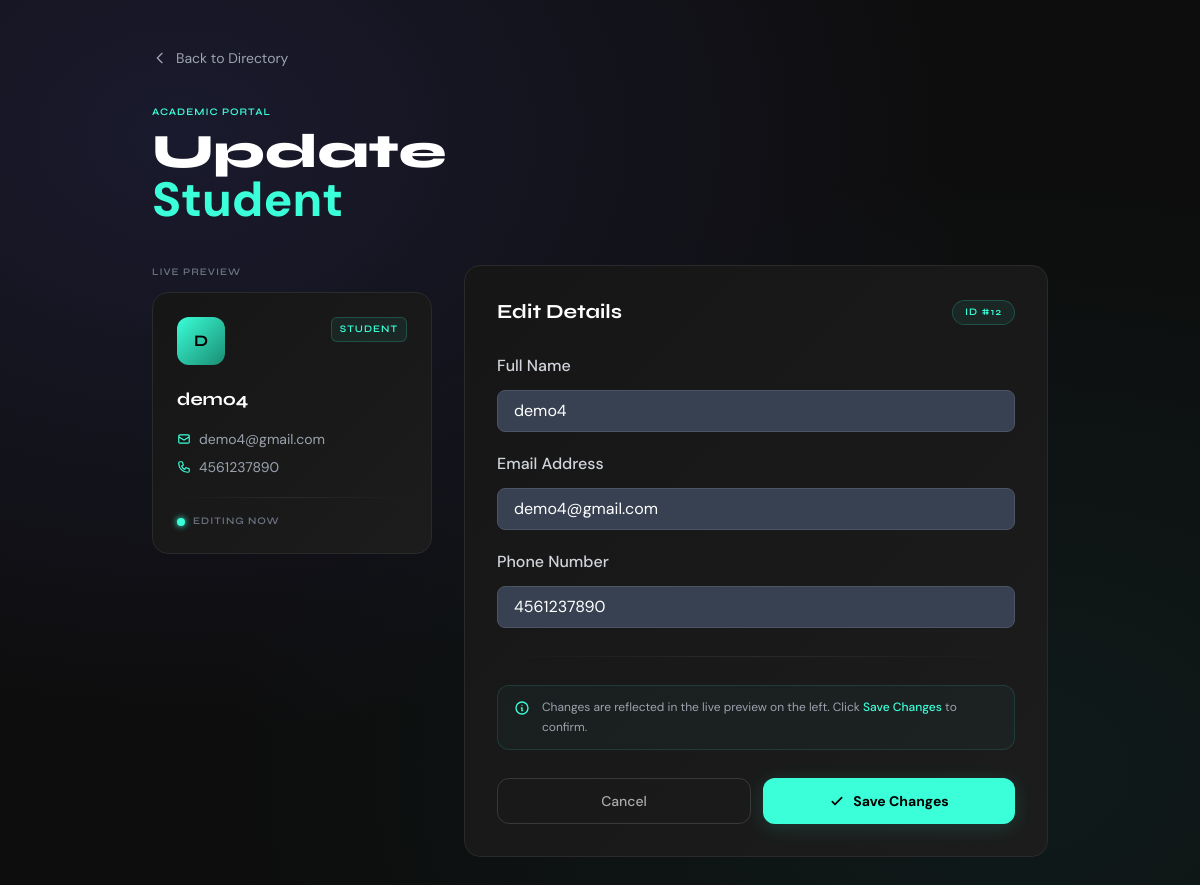
/student/update_student/12, run on the app's committed database.
### student/models.py (models this page shows)
class Student(models.Model):
    name = models.CharField(max_length=100)
    email = models.EmailField()
    phone_number = models.CharField(max_length=13)

### student/views.py (the view)
# urls.py: path("update_student/<int:student_id>", views.update_student, name="update_student")
def update_student(request, student_id):
    student = Student.objects.get(id = student_id)
    if request.method == "POST":
      student.name = request.POST.get("input_name")
      student.email = request.POST.get("input_email")
      student.phone_number = request.POST.get("input_phone")
      student.save()
      return redirect("student_home")
    parameters = {
       "student": student
    }
    return render( request,"student/update_student.html", parameters)

### templates/student/update_student.html (shortened to what this page needs)
<!DOCTYPE html>
<html lang="en">
<head>
  <script src="https://cdn.tailwindcss.com"></script>
</head>
<body class="px-4 py-12">
  <div class="max-w-4xl mx-auto mb-8 slide-up" style="animation-delay:0s">
    <a href="{% url 'student_home' %}" class="inline-flex items-center gap-2 text-sm text-gray-400 hover:text-[#3affd8] transition-colors group">
      <svg xmlns="http://www.w3.org/2000/svg" class="w-4 h-4 group-hover:-translate-x-1 transition-transform" fill="none" viewBox="0 0 24 24" stroke="currentColor" stroke-width="2">
        <path stroke-linecap="round" stroke-linejoin="round" d="M15 19l-7-7 7-7"/>
      </svg>
      Back to Directory
    </a>
  </div>
  <div class="max-w-4xl mx-auto mb-10 slide-up" style="animation-delay:0.04s">
    <p class="tag text-[#3affd8] mb-2 tracking-widest">ACADEMIC PORTAL</p>
    <h1 class="text-4xl md:text-5xl font-extrabold text-white leading-none" style="font-family:'Syne',sans-serif">
      Update<br/><span class="text-[#3affd8]">Student</span>
    </h1>
  </div>
  <div class="max-w-4xl mx-auto grid grid-cols-1 md:grid-cols-[280px_1fr] gap-8 items-start">
    <div class="slide-up" style="animation-delay:0.1s">
      <p class="tag text-gray-500 mb-3 tracking-widest">LIVE PREVIEW</p>
      <div class="student-card rounded-2xl p-6">
        <div class="flex items-start justify-between mb-5">
          <div id="preview-avatar" class="avatar w-12 h-12 rounded-xl flex items-center justify-center text-base text-black">
            {{ student.name|slice:":1"|upper }}
          </div>
          <span class="tag bg-[#3affd810] text-[#3affd8] border border-[#3affd830] px-2 py-1 rounded-md tracking-widest">STUDENT</span>
        </div>
        <h2 id="preview-name" class="text-lg font-bold text-white mb-4" style="font-family:'Syne',sans-serif">{{ student.name }}</h2>
        <div class="space-y-2 mb-5">
          <div class="flex items-center gap-2 text-gray-400 text-sm">
            <svg xmlns="http://www.w3.org/2000/svg" class="w-3.5 h-3.5 text-[#3affd8] shrink-0" fill="none" viewBox="0 0 24 24" stroke="currentColor">
              <path stroke-linecap="round" stroke-linejoin="round" stroke-width="2" d="M3 8l7.89 5.26a2 2 0 002.22 0L21 8M5 19h14a2 2 0 002-2V7a2 2 0 00-2-2H5a2 2 0 00-2 2v10a2 2 0 002 2z"/>
            </svg>
            <span id="preview-email" class="truncate">{{ student.email }}</span>
          </div>
          <div class="flex items-center gap-2 text-gray-400 text-sm">
            <span id="preview-phone">{{ student.phone_number }}</span>
          </div>
        </div>
        <hr class="divider mb-4"/>
        <div class="flex items-center gap-2">
          <div class="w-2 h-2 rounded-full bg-[#3affd8]" style="box-shadow:0 0 6px #3affd8"></div>
          <span class="tag text-gray-500 tracking-widest">EDITING NOW</span>
        </div>
      </div>
    </div>
    <form method="POST">
      <div class="slide-up form-card rounded-2xl p-8" style="animation-delay:0.18s">
        <div class="flex items-center justify-between mb-7">
          <h2 class="text-xl font-bold text-white" style="font-family:'Syne',sans-serif">Edit Details</h2>
          <span class="tag bg-[#3affd810] text-[#3affd8] border border-[#3affd830] px-3 py-1 rounded-full tracking-widest">ID #{{ student.id }}</span>
        </div>
        <div class="space-y-5">
          <div>
            <div class="flex items-center justify-between mb-2">
              <label class="block text-gray-300 font-medium mb-1">Full Name</label>
            </div>
            <div class="field-group" id="group-name">
              <input
                id="input-name"
                name="input_name"
                type="text"
                value="{{ student.name }}"
                placeholder="Enter student name"
                class="w-full px-4 py-2 bg-gray-700 border border-gray-600 text-white placeholder-gray-500 rounded-lg focus:ring-2 focus:ring-blue-400 focus:outline-none"
                required
                oninput="handleInput('name', this.value)"
              />
            </div>
          </div>
          <div>
            <div class="flex items-center justify-between mb-2">
              <label class="block text-gray-300 font-medium mb-1">Email Address</label>
            </div>
            <div class="field-group" id="group-email">
              <input
                id="input-email"
                name="input_email"
                type="email"
                value="{{ student.email }}"
                placeholder="Enter email"
                class="w-full px-4 py-2 bg-gray-700 border border-gray-600 text-white placeholder-gray-500 rounded-lg focus:ring-2 focus:ring-blue-400 focus:outline-none"
                required
                oninput="handleInput('email', this.value)"
              />
            </div>
          </div>
          <div>
            <div class="flex items-center justify-between mb-2">
              <label class="block text-gray-300 font-medium mb-1">Phone Number</label>
            </div>
            <div class="field-group" id="group-phone">
              <input
                id="input-phone"
                name="input_phone"
                type="tel"
                value="{{ student.phone_number }}"
                placeholder="Enter phone number"
                class="w-full px-4 py-2 bg-gray-700 border border-gray-600 text-white placeholder-gray-500 rounded-lg focus:ring-2 focus:ring-blue-400 focus:outline-none"
                required
                oninput="handleInput('phone', this.value)"
              />
            </div>
          </div>
        </div>
        <hr class="divider my-7"/>
        <div class="flex items-start gap-3 bg-[#3affd808] border border-[#3affd820] rounded-xl px-4 py-3 mb-7">
          <svg xmlns="http://www.w3.org/2000/svg" class="w-4 h-4 text-[#3affd8] shrink-0 mt-0.5" fill="none" viewBox="0 0 24 24" stroke="currentColor" stroke-width="2">
            <path stroke-linecap="round" stroke-linejoin="round" d="M13 16h-1v-4h-1m1-4h.01M21 12a9 9 0 11-18 0 9 9 0 0118 0z"/>
          </svg>
          <p class="text-xs text-gray-400 leading-relaxed">Changes are reflected in the live preview on the left. Click <span class="text-[#3affd8] font-medium">Save Changes</span> to confirm.</p>
        </div>
        <div class="flex gap-3">
          <a href="{% url 'student_home' %}" class="btn-cancel flex-1 rounded-xl py-3 text-sm font-medium text-center">
            Cancel
          </a>
          <button type="submit" class="btn-save flex-1 rounded-xl py-3 text-sm flex items-center justify-center gap-2">
            <svg xmlns="http://www.w3.org/2000/svg" class="w-4 h-4" fill="none" viewBox="0 0 24 24" stroke="currentColor" stroke-width="2.5">
              <path stroke-linecap="round" stroke-linejoin="round" d="M5 13l4 4L19 7"/>
            </svg>
            Save Changes
          </button>
        </div>
      </div>
    </form>
  </div>
</body>
</html>

### templates/student/update_student.html (style rules this page uses)
* { font-family: 'DM Sans', sans-serif; }
h1, h2, .label { font-family: 'Syne', sans-serif; }
body { background: #0d0d0d; background-image: radial-gradient(ellipse at 15% 15%, #1a1a2e 0%, transparent 55%), radial-gradient(ellipse at 85% 85%, #0f1a1a 0%, transparent 55%); min-height: 100vh; }
.student-card { background: linear-gradient(135deg, #161616 0%, #1c1c1c 100%); border: 1px solid #2a2a2a; transition: transform 0.3s ease, box-shadow 0.3s ease, border-color 0.3s ease; }
.form-card { background: linear-gradient(135deg, #161616 0%, #1c1c1c 100%); border: 1px solid #2a2a2a; }
.avatar { background: linear-gradient(135deg, #3affd8, #1a8c72); font-family: 'Syne', sans-serif; font-weight: 700; }
.tag { font-size: 10px; font-family: 'Syne', sans-serif; font-weight: 600; letter-spacing: 0.1em; }
.field-group { position: relative; }
.btn-cancel { background: transparent; border: 1px solid #ffffff22; color: #aaa; transition: all 0.2s; }
.btn-save { background: #3affd8; color: #000; font-weight: 700; transition: all 0.2s; box-shadow: 0 4px 20px #3affd825; }
.slide-up { animation: slideUp 0.5s cubic-bezier(0.22,1,0.36,1) forwards; opacity: 0; transform: translateY(24px); }
.slide-up:nth-child(1) { animation-delay: 0.05s; }
.slide-up:nth-child(2) { animation-delay: 0.12s; }
.divider { border: none; height: 1px; background: linear-gradient(to right, transparent, #2a2a2a, transparent); }

### data on the page
Student: name "D", name "demo4", email "demo4@gmail.com", phone_number "4561237890", id "12", input_name "demo4", input_email "demo4@gmail.com", input_phone "4561237890"
